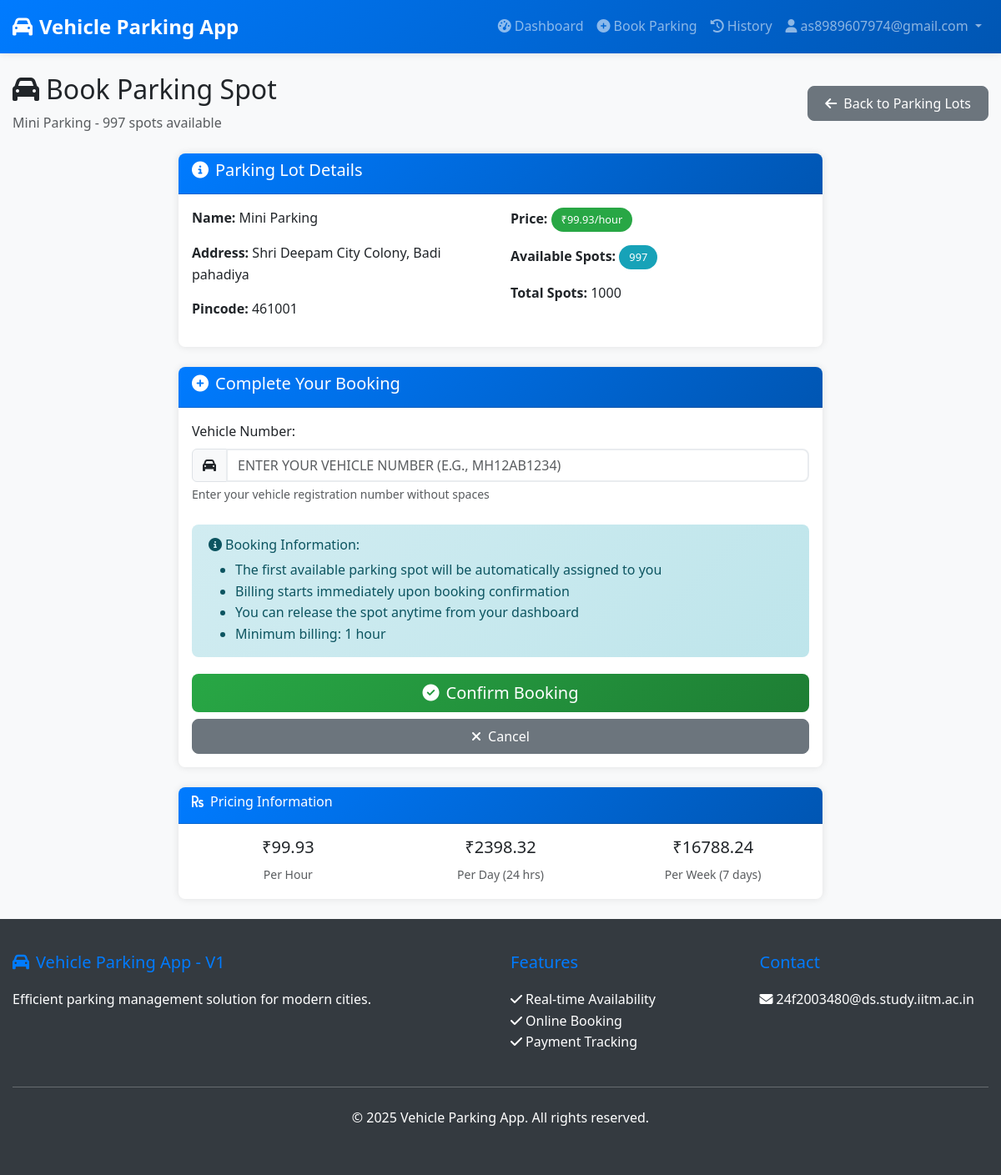
/user/book-parking/2 (signed in), run on an earlier commit of the app's database.
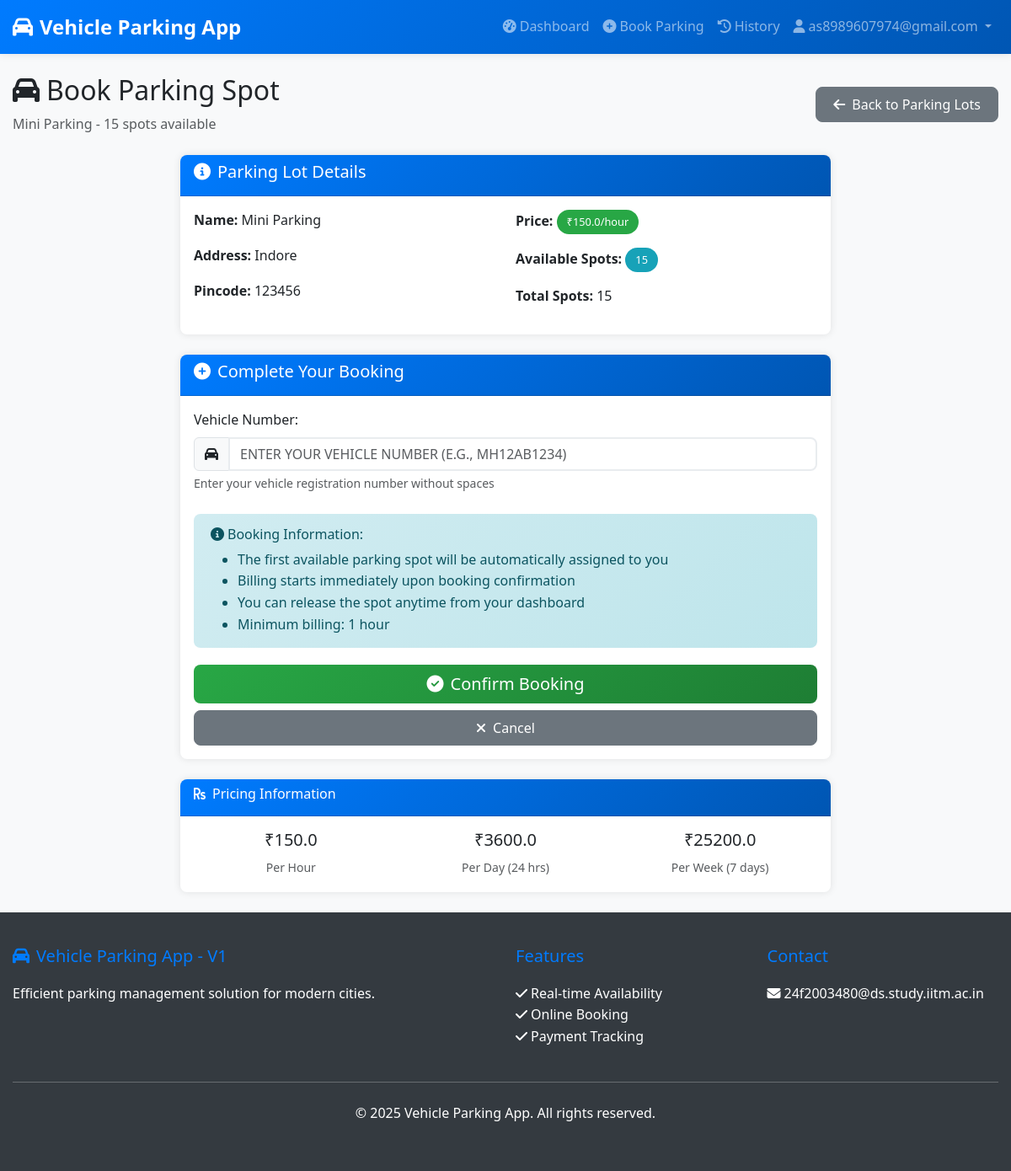
And on a later commit of the database.
### models/parking_lot.py (models this page shows, shortened)
class ParkingLotModel(db.Model):
    __tablename__ = 'parking_lots'
    id = db.Column(db.Integer, primary_key=True)
    name = db.Column(db.String(100), nullable=False)
    address = db.Column(db.Text, nullable=False)
    pincode = db.Column(db.String(10), nullable=False)
    price_per_hour = db.Column(db.Float, nullable=False)
    max_spots = db.Column(db.Integer, nullable=False)
    created_at = db.Column(db.DateTime, default=datetime.utcnow)
    is_active = db.Column(db.Boolean, default=True)
    spots = db.relationship('ParkingSpotModel', backref='parking_lot', lazy=True, cascade='all, delete-orphan')

### routes/user_routes.py (the view)
    def decorated_function(*args, **kwargs):
        if not session.get('user_id') or session.get('is_admin'):
            flash('User access required', 'error')
            return redirect(url_for('auth.login'))
        return f(*args, **kwargs)

### routes/user_routes.py (called while the page is built, shortened)
def user_required(f):
    def decorated_function(*args, **kwargs):
        if not session.get('user_id') or session.get('is_admin'):
            flash('User access required', 'error')
            return redirect(url_for('auth.login'))
        return f(*args, **kwargs)
    decorated_function.__name__ = f.__name__
    return decorated_function

@user_bp.route('/book-parking/<int:lot_id>', methods=['GET', 'POST'])
@user_required
def book_spot(lot_id):
    lot = ParkingLotModel.query.get_or_404(lot_id)
    user_id = session.get('user_id')
    available_count = ParkingSpotModel.query.filter_by(
        parking_lot_id=lot_id,
        is_available=True
    ).count()
    return render_template('user/book_spot.html', lot=lot, available_count=available_count)

### templates/user/book_spot.html (shortened to what the changed rows need)
{% extends "base.html" %}
{% block content %}
<div class="container py-4">
    <div class="d-flex justify-content-between align-items-center mb-4">
        <div>
            <h2><i class="fas fa-car me-2"></i>Book Parking Spot</h2>
            <p class="text-muted mb-0">{{ lot.name }} - {{ available_count }} spots available</p>
        </div>
    </div>
    <div class="row justify-content-center">
        <div class="col-md-8">
            <div class="card mb-4">
                <div class="card-body">
                    <div class="row">
                        <div class="col-md-6">
                            <p><strong>Name:</strong> {{ lot.name }}</p>
                            <p><strong>Address:</strong> {{ lot.address }}</p>
                            <p><strong>Pincode:</strong> {{ lot.pincode }}</p>
                        </div>
                        <div class="col-md-6">
                            <p><strong>Price:</strong> <span class="badge bg-success">₹{{ lot.price_per_hour }}/hour</span></p>
                            <p><strong>Available Spots:</strong> <span class="badge bg-info">{{ available_count }}</span></p>
                            <p><strong>Total Spots:</strong> {{ lot.max_spots }}</p>
                        </div>
                    </div>
                </div>
            </div>
            {% if available_count > 0 %}
            <div class="card">
                <div class="card-header">
                    <h5><i class="fas fa-plus-circle me-2"></i>Complete Your Booking</h5>
                </div>
                <div class="card-body">
                    <form method="POST" id="bookingForm">
                        <div class="mb-4">
                            <label for="vehicle_number" class="form-label">Vehicle Number:</label>
                            <div class="input-group">
                                <span class="input-group-text"><i class="fas fa-car"></i></span>
                                <input type="text" class="form-control" name="vehicle_number" id="vehicle_number"
                                       placeholder="Enter your vehicle number (e.g., MH12AB1234)" required
                                       pattern="[A-Za-z0-9]+" maxlength="15" style="text-transform: uppercase;">
                            </div>
                            <div class="form-text">Enter your vehicle registration number without spaces</div>
                        </div>
                        <div class="alert alert-info">
                            <h6><i class="fas fa-info-circle me-1"></i>Booking Information:</h6>
                            <ul class="mb-0">
                                <li>The first available parking spot will be automatically assigned to you</li>
                                <li>Billing starts immediately upon booking confirmation</li>
                                <li>You can release the spot anytime from your dashboard</li>
                                <li>Minimum billing: 1 hour</li>
                            </ul>
                        </div>
                        <div class="d-grid gap-2">
                            <button type="submit" class="btn btn-success btn-lg">
                                <i class="fas fa-check-circle me-2"></i>Confirm Booking
                            </button>
                            <a href="{{ url_for('user.book_parking') }}" class="btn btn-secondary">
                                <i class="fas fa-times me-2"></i>Cancel
                            </a>
                        </div>
                    </form>
                </div>
            </div>
            <div class="card mt-4">
                <div class="card-header">
                    <h6><i class="fas fa-rupee-sign me-2"></i>Pricing Information</h6>
                </div>
                <div class="card-body">
                    <div class="row text-center">
                        <div class="col-md-4">
                            <h5>₹{{ lot.price_per_hour }}</h5>
                            <small class="text-muted">Per Hour</small>
                        </div>
                        <div class="col-md-4">
                            <h5>₹{{ lot.price_per_hour * 24 }}</h5>
                            <small class="text-muted">Per Day (24 hrs)</small>
                        </div>
                        <div class="col-md-4">
                            <h5>₹{{ lot.price_per_hour * 24 * 7 }}</h5>
                            <small class="text-muted">Per Week (7 days)</small>
                        </div>
                    </div>
                </div>
            </div>
            {% endif %}
        </div>
    </div>
</div>
{% endblock %}

What changed in the data, as far as the page shows it:
changed ParkingLotModel "Mini Parking": address "Shri Deepam City Colony, Badi pahadiya" → "Indore"; pincode "461001" → "123456"; price_per_hour "99.93" → "150.0"; max_spots "1000" → "15"; lot.price_per_hour*24 "2398.32" → "3600.0"; lot.price_per_hour*24*7 "16788.24" → "25200.0"
Also different on the page:
{{ available_count }}: "997" → "15"
